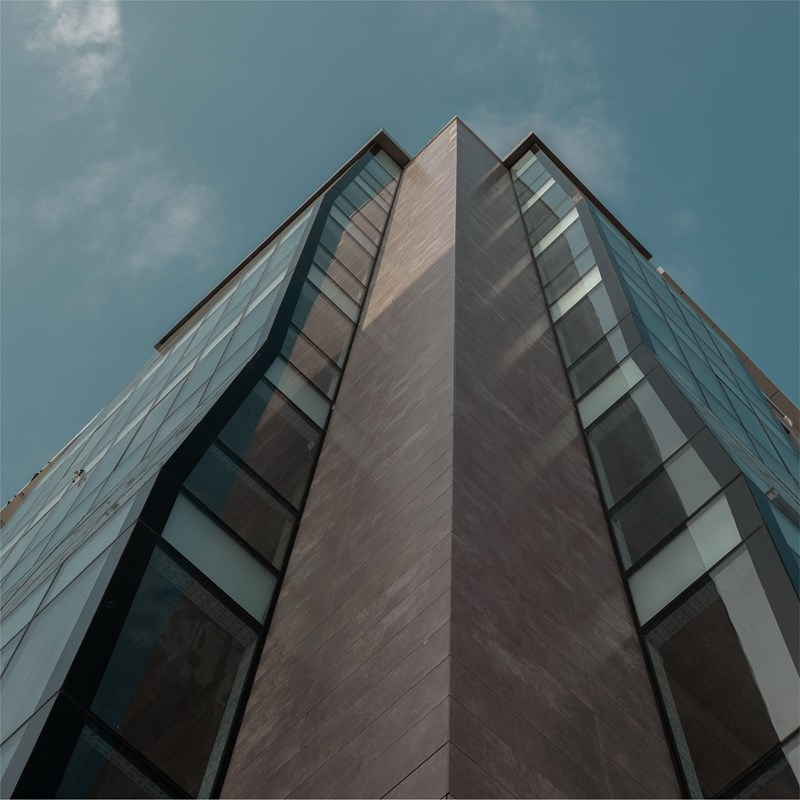
#> input picture left.jpg, 800 x 800 px
$ python ssd.py
#> lines starting #> are read from the running program, lines starting #| are printed output that depends on the picture; after the words box and inside, x2 and y2 are one past the last pixel; in counts of white or black regions, pixels touching at a corner belong together
#> further down, src_img is the input picture: shape (800, 800, 3); mean B, G, R 94.4, 91.5, 80.5
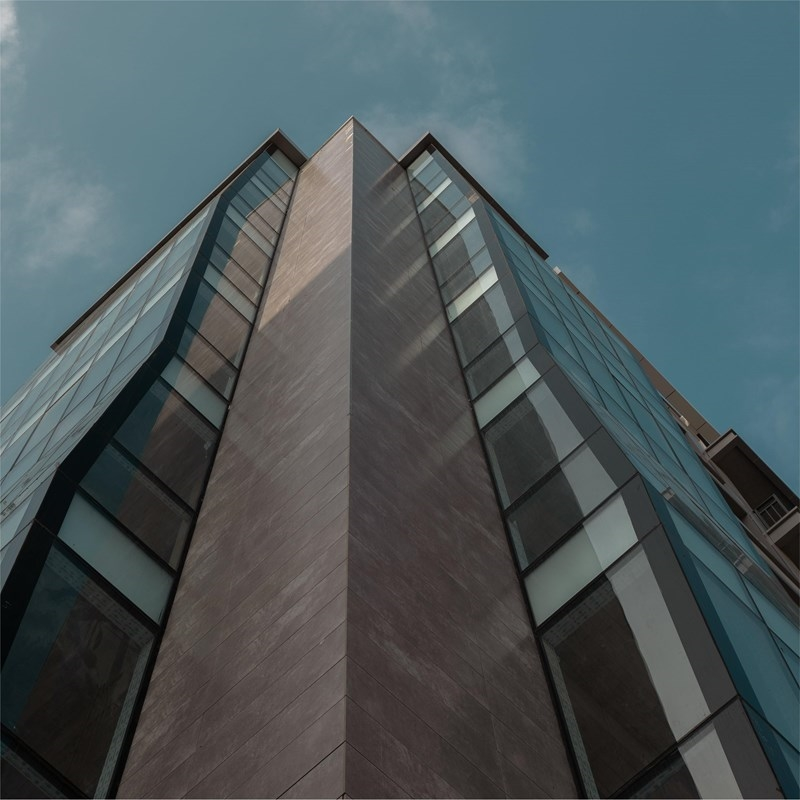
#> input picture right.jpg, 800 x 800 px
#> further down, search_img is the input picture: shape (800, 800, 3); mean B, G, R 91.5, 88.1, 76.1
import sys
import cv2
import numpy as np

def Image_SSD(src_img, search_img):
    # 1.确定子图的范围
    # 2.遍历子图
    # 3.求模板图和子图的误差平方和
    # 4.返回误差平方和最小的子图左上角坐标
    M = src_img.shape[0]
#> M = 800
    m = search_img.shape[0]
#> m = 800
    N = src_img.shape[1]
#> N = 800
    n = search_img.shape[1]
#> n = 800
    Range_x = M - m - 1
#> Range_x = -1
    Range_y = N - n - 1
#> Range_y = -1
    src_img = cv2.cvtColor(src_img, cv2.COLOR_RGB2GRAY)
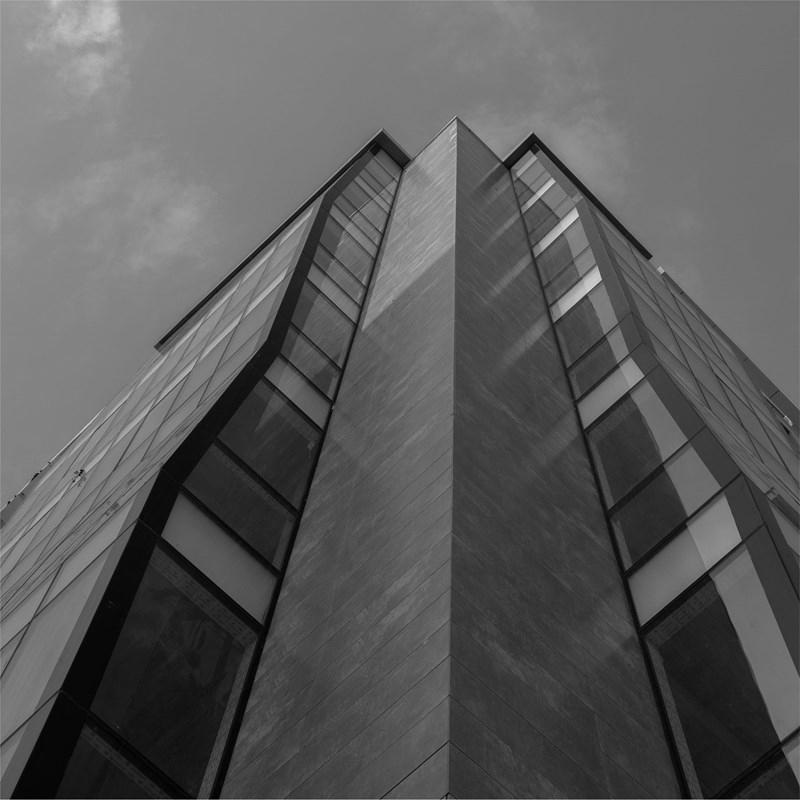
#> src_img: shape (800, 800); min 0, max 226, mean 91.2
    search_img = cv2.cvtColor(search_img, cv2.COLOR_RGB2GRAY)
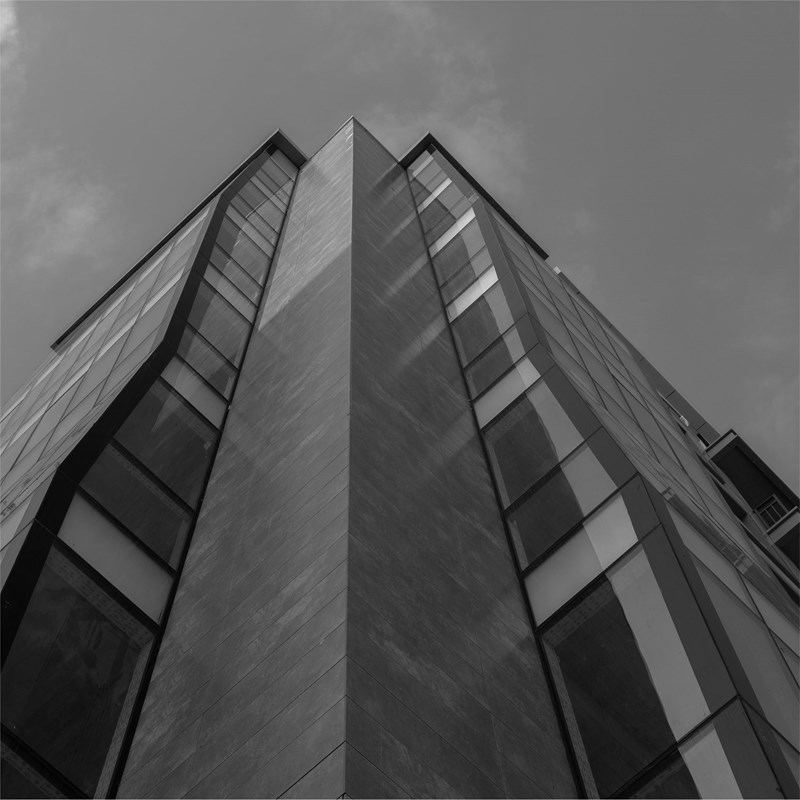
#> search_img: shape (800, 800); min 0, max 230, mean 87.8
    min_res = sys.maxsize
    Best_x = 0
    Best_y = 0
    for i in range(Range_x):
        for j in range(Range_y):
            subgraph_img = src_img[i:i+m, j:j+n]
            res = np.sum((search_img.astype("float") - subgraph_img.astype("float")) ** 2) # SSD公式
            if res < min_res:
                min_res = res
                Best_x = i
                Best_y = j
#> after the loop, Best_x = 0; Best_y = 0; min_res = 9223372036854775807
    return Best_x, Best_y

if __name__ == '__main__':
    # 原图路径
    srcImg_path = "left.jpg"
    # 搜索图像路径
    searchImg_path = "right.jpg"

    src_img = cv2.imread(srcImg_path)
    search_img = cv2.imread(searchImg_path)
    Best_x, Best_y = Image_SSD(src_img, search_img)
#> Best_x = 0; Best_y = 0

    cv2.rectangle(src_img, (Best_y, Best_x), (Best_y + search_img.shape[1], Best_x + search_img.shape[0]), (0, 0, 255), 3)
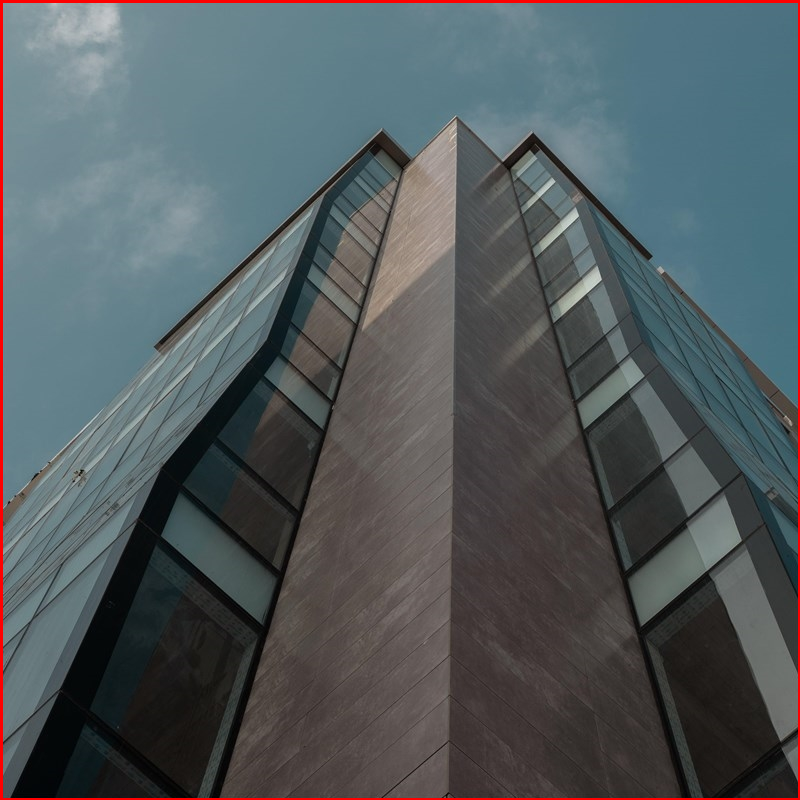
#> src_img: shape (800, 800, 3); 1.25% of pixels changed, all inside (x1, y1, x2, y2) = (0, 0, 800, 800)
    cv2.imshow("src_img", src_img)
    cv2.imshow("search_img", search_img)
    cv2.waitKey(0)
